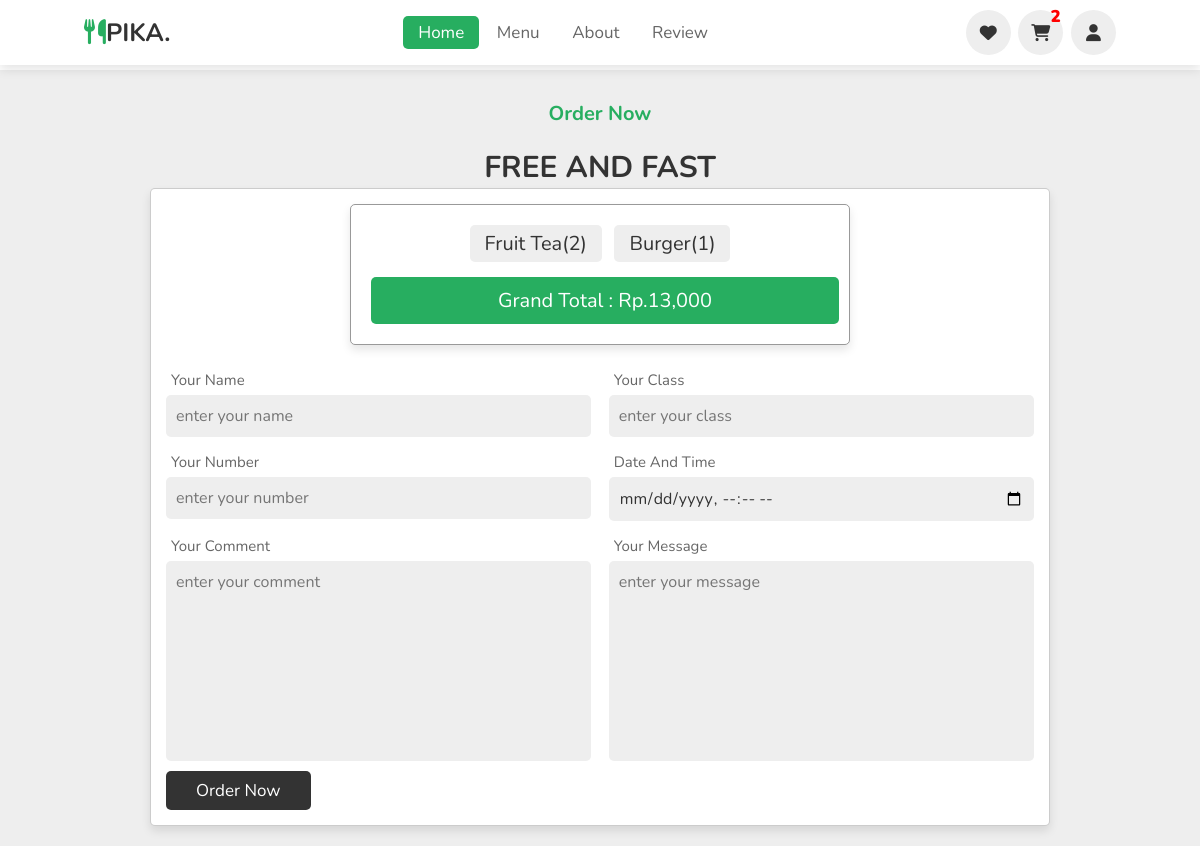
The page /checkout.php on the database its author committed.
### tables this page shows
CREATE TABLE `cart` (
  `id` int(11) NOT NULL,
  `name` varchar(255) NOT NULL,
  `price` int(255) NOT NULL,
  `image` varchar(255) NOT NULL,
  `quantity` int(250) NOT NULL
);

### checkout.php (the view, shortened to what this page needs)
<?php
include 'header.php';
include 'koneksi.php';
?>
<!DOCTYPE html>
<html lang="en">
<head>
</head>
<body style="margin-top: 7rem;">
	<section class="order" id="order">
		<h3 class="sub-heading"> order now </h3>
		<h1 class="heading"> free and fast </h1>
		<form action="" method="post">
			<div class="display-order">
				<?php
				$select_cart = mysqli_query($koneksi, "SELECT * FROM `cart`");
				$total = 0;
				$grand_total = 0;
				if (mysqli_num_rows($select_cart) > 0) {
					while ($fetch_cart = mysqli_fetch_assoc($select_cart)) {
						$total_price = ($fetch_cart['price'] * $fetch_cart['quantity']);
						$grand_total = $total += $total_price;
				?>
						<span><?= $fetch_cart['name']; ?>(<?= $fetch_cart['quantity']; ?>)</span>
				<?php
					}
				} else {
					echo "<div class='display-order'><span>your cart is empty!</span></div>";
				}
				?>
				<span class="grand-total"> grand total : Rp.<?= number_format($grand_total); ?> </span>
			</div>
			<div class="inputBox">
				<div class="input">
					<span>your name</span>
					<input type="text" name="nama" placeholder="enter your name" required>
				</div>
				<div class="input">
					<span>your class</span>
					<input type="text" name="kelas" placeholder="enter your class" required>
				</div>
			</div>
			<div class="inputBox">
				<div class="input">
					<span>your number</span>
					<input type="number" name="notelp" placeholder="enter your number" required>
				</div>
				<div class="input">
					<span>date and time</span>
					<input type="datetime-local" name='tanggal' required>
				</div>
			</div>
			<div class="inputBox">
				<div class="input">
					<span>your comment</span>
					<textarea name="komen" id="" placeholder="enter your comment" cols="30" rows="10" required></textarea>
				</div>
				<div class="input">
					<span>your message</span>
					<textarea name="message" id="" placeholder="enter your message" cols="30" rows="10" required></textarea>
				</div>
			</div>
			<input type="submit" value="order now" class="btn" name='order_btn'>
		</form>
	</section>
</body>
</html>

### styles/style.css (style rules this page uses)
:root { --green: #27ae60; --black: #192a56; --light-color: #666; --box-shadow: 0 .5rem 1.5rem rgba(0, 0, 0, .1); }
* { padding: 0; margin: 0; font-family: 'Nunito', sans-serif; box-sizing: border-box; text-decoration: none; outline: none; border: none; text-transform: capitalize; transition: all .2s linear; }
html { font-size: 62.5%; overflow-x: hidden; scroll-padding-top: 5.5rem; scroll-behavior: smooth; }
section { padding: 2rem 9%; }
section:nth-child(even) { background: #eee; }
.sub-heading { text-align: center; color: var(--green); font-size: 2rem; padding-top: 1rem; }
.heading { text-align: center; color: var(--black); font-size: 3rem; padding-top: 2rem; text-transform: uppercase; }
.btn { margin-top: 1rem; display: inline-block; font-size: 1.7rem; color: #fff; background: var(--black); border-radius: .5rem; cursor: pointer; padding: .8rem 3rem; }
.order form { max-width: 90rem; border-radius: .5rem; box-shadow: var(--box-shadow); border: .1rem solid rgba(0, 0, 0, .2); background: #fff; padding: 1.5rem; margin: 0 auto; }
.order form .inputBox { display: flex; flex-wrap: wrap; justify-content: space-between; }
.order form .inputBox .input { width: 49%; }
.order form .inputBox .input span { display: block; padding: .5rem; font-size: 1.5rem; color: var(--light-color); }
.order form .inputBox .input input, .order form .inputBox .input textarea { background: #eee; border-radius: .5rem; padding: 1rem; font-size: 1.6rem; color: var(--black); text-transform: none; margin-bottom: 1rem; width: 100%; }
.order form .inputBox .input textarea { height: 20rem; resize: none; }
.order form .btn { margin-top: 0; }

### checkout.php (style rules this page uses)
:root { --blue: #2980b9; --red: #27ae60; --orange: orange; --black: #333; --white: #fff; --bg-color: #eee; --dark-bg: rgba(0, 0, 0, .7); --box-shadow: 0 .5rem 1rem rgba(0, 0, 0, .1); --border: .1rem solid #999; }
.display-order { max-width: 50rem; background-color: var(--white); border-radius: .5rem; text-align: center; padding: 1.5rem; margin: 0 auto; margin-bottom: 2rem; box-shadow: var(--box-shadow); border: var(--border); }
.display-order span { display: inline-block; border-radius: .5rem; background-color: var(--bg-color); padding: .5rem 1.5rem; font-size: 2rem; color: var(--black); margin: .5rem; }
.display-order span.grand-total { width: 100%; background-color: var(--red); color: var(--white); padding: 1rem; margin-top: 1rem; }

### rows shown on the page
cart: name "Fruit Tea", quantity "2"
cart: name "Burger", quantity "1"

### other values the page prints
$jumlah "2"
$grand_total "13,000"
